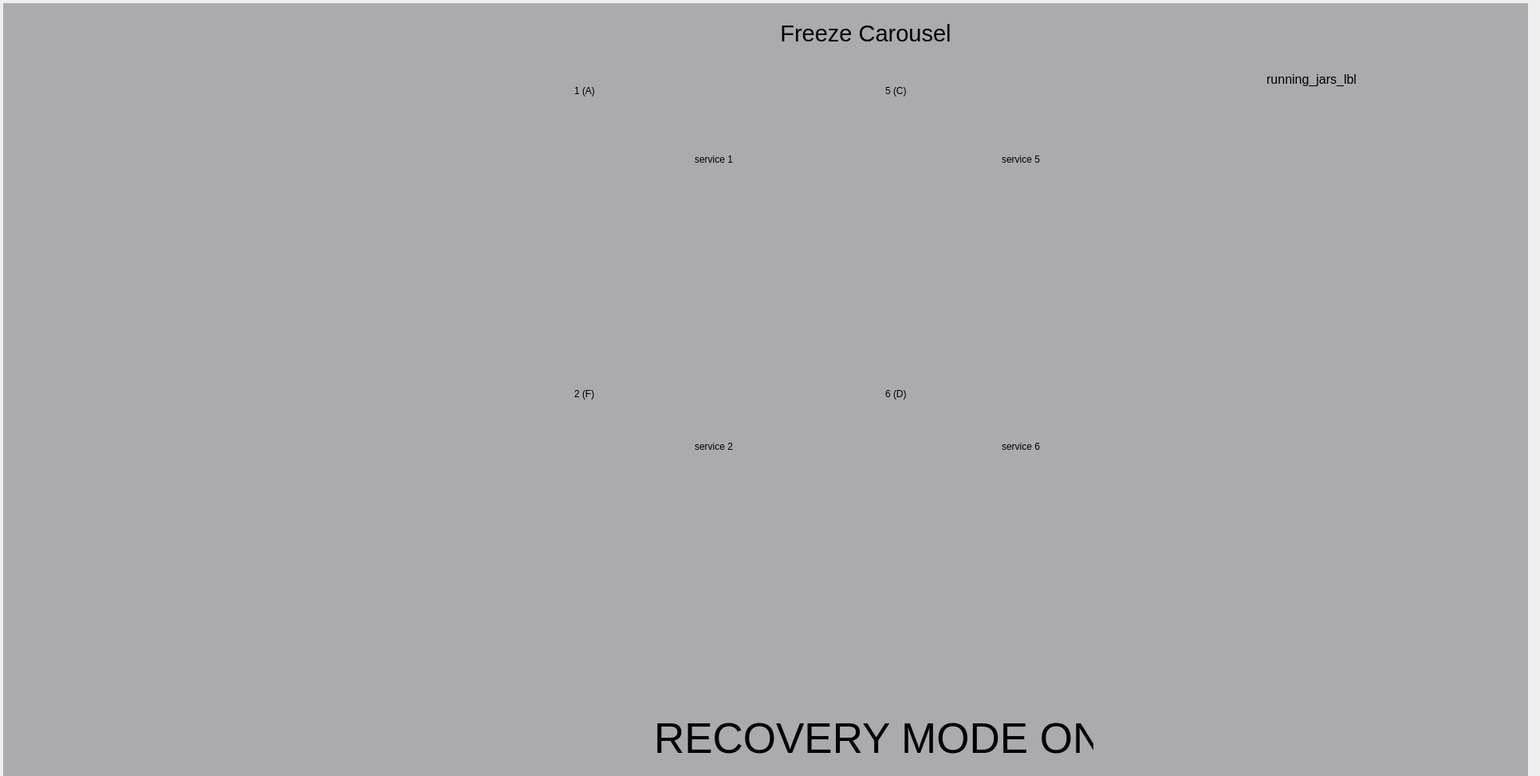
<?xml version="1.0" encoding="UTF-8"?>
<ui version="4.0">
 <class>home_frame</class>
 <widget class="QFrame" name="home_frame">
  <property name="geometry">
   <rect>
    <x>0</x>
    <y>0</y>
    <width>1931</width>
    <height>973</height>
   </rect>
  </property>
  <property name="windowTitle">
   <string>HomeFrame</string>
  </property>
  <widget class="QPushButton" name="service_1_btn">
   <property name="geometry">
    <rect>
     <x>730</x>
     <y>170</y>
     <width>330</width>
     <height>60</height>
    </rect>
   </property>
   <property name="text">
    <string>service 1</string>
   </property>
   <property name="flat">
    <bool>true</bool>
   </property>
   <attribute name="buttonGroup">
    <string notr="true">service_btn_group</string>
   </attribute>
  </widget>
  <widget class="QPushButton" name="service_6_btn">
   <property name="geometry">
    <rect>
     <x>1115</x>
     <y>530</y>
     <width>330</width>
     <height>60</height>
    </rect>
   </property>
   <property name="text">
    <string>service 6</string>
   </property>
   <property name="flat">
    <bool>true</bool>
   </property>
   <attribute name="buttonGroup">
    <string notr="true">service_btn_group</string>
   </attribute>
  </widget>
  <widget class="QPushButton" name="service_2_btn">
   <property name="geometry">
    <rect>
     <x>730</x>
     <y>530</y>
     <width>330</width>
     <height>60</height>
    </rect>
   </property>
   <property name="text">
    <string>service 2</string>
   </property>
   <property name="flat">
    <bool>true</bool>
   </property>
   <attribute name="buttonGroup">
    <string notr="true">service_btn_group</string>
   </attribute>
  </widget>
  <widget class="QPushButton" name="service_5_btn">
   <property name="geometry">
    <rect>
     <x>1115</x>
     <y>170</y>
     <width>330</width>
     <height>60</height>
    </rect>
   </property>
   <property name="text">
    <string>service 5</string>
   </property>
   <property name="flat">
    <bool>true</bool>
   </property>
   <attribute name="buttonGroup">
    <string notr="true">service_btn_group</string>
   </attribute>
  </widget>
  <widget class="QPushButton" name="service_0_btn">
   <property name="geometry">
    <rect>
     <x>490</x>
     <y>170</y>
     <width>171</width>
     <height>81</height>
    </rect>
   </property>
   <property name="autoFillBackground">
    <bool>false</bool>
   </property>
   <property name="styleSheet">
    <string notr="true">background:#EEEEFF</string>
   </property>
   <property name="text">
    <string/>
   </property>
   <property name="icon">
    <iconset>
     <normaloff>../images/alfa_logo.png</normaloff>../images/alfa_logo.png</iconset>
   </property>
   <property name="iconSize">
    <size>
     <width>160</width>
     <height>68</height>
    </size>
   </property>
   <property name="flat">
    <bool>true</bool>
   </property>
   <attribute name="buttonGroup">
    <string notr="true">service_btn_group</string>
   </attribute>
  </widget>
  <widget class="QLabel" name="sinottico">
   <property name="geometry">
    <rect>
     <x>4</x>
     <y>4</y>
     <width>1912</width>
     <height>972</height>
    </rect>
   </property>
   <property name="styleSheet">
    <string notr="true">background:#AAAAAF</string>
   </property>
   <property name="text">
    <string/>
   </property>
   <property name="pixmap">
    <pixmap>../images/sinottico_4.png</pixmap>
   </property>
   <property name="scaledContents">
    <bool>true</bool>
   </property>
  </widget>
  <widget class="QPushButton" name="feed_jar_btn">
   <property name="geometry">
    <rect>
     <x>270</x>
     <y>350</y>
     <width>141</width>
     <height>91</height>
    </rect>
   </property>
   <property name="text">
    <string/>
   </property>
   <property name="icon">
    <iconset>
     <normaloff>../images/arrow-green.png</normaloff>../images/arrow-green.png</iconset>
   </property>
   <property name="iconSize">
    <size>
     <width>120</width>
     <height>60</height>
    </size>
   </property>
   <property name="flat">
    <bool>true</bool>
   </property>
   <attribute name="buttonGroup">
    <string notr="true">action_btn_group</string>
   </attribute>
  </widget>
  <widget class="QPushButton" name="deliver_jar_btn">
   <property name="geometry">
    <rect>
     <x>190</x>
     <y>460</y>
     <width>171</width>
     <height>91</height>
    </rect>
   </property>
   <property name="text">
    <string/>
   </property>
   <property name="icon">
    <iconset>
     <normaloff>../images/arrow-red.png</normaloff>../images/arrow-red.png</iconset>
   </property>
   <property name="iconSize">
    <size>
     <width>120</width>
     <height>60</height>
    </size>
   </property>
   <property name="flat">
    <bool>true</bool>
   </property>
   <attribute name="buttonGroup">
    <string notr="true">action_btn_group</string>
   </attribute>
  </widget>
  <widget class="QPushButton" name="action_01_btn">
   <property name="geometry">
    <rect>
     <x>470</x>
     <y>390</y>
     <width>71</width>
     <height>61</height>
    </rect>
   </property>
   <property name="text">
    <string/>
   </property>
   <property name="icon">
    <iconset>
     <normaloff>../images/settings.png</normaloff>../images/settings.png</iconset>
   </property>
   <property name="iconSize">
    <size>
     <width>50</width>
     <height>50</height>
    </size>
   </property>
   <property name="flat">
    <bool>true</bool>
   </property>
   <attribute name="buttonGroup">
    <string notr="true">action_btn_group</string>
   </attribute>
  </widget>
  <widget class="QPushButton" name="action_02_btn">
   <property name="geometry">
    <rect>
     <x>760</x>
     <y>390</y>
     <width>71</width>
     <height>61</height>
    </rect>
   </property>
   <property name="text">
    <string/>
   </property>
   <property name="icon">
    <iconset>
     <normaloff>../images/settings.png</normaloff>../images/settings.png</iconset>
   </property>
   <property name="iconSize">
    <size>
     <width>50</width>
     <height>50</height>
    </size>
   </property>
   <property name="flat">
    <bool>true</bool>
   </property>
   <attribute name="buttonGroup">
    <string notr="true">action_btn_group</string>
   </attribute>
  </widget>
  <widget class="QPushButton" name="action_04_btn">
   <property name="geometry">
    <rect>
     <x>1145</x>
     <y>390</y>
     <width>71</width>
     <height>61</height>
    </rect>
   </property>
   <property name="text">
    <string/>
   </property>
   <property name="icon">
    <iconset>
     <normaloff>../images/settings.png</normaloff>../images/settings.png</iconset>
   </property>
   <property name="iconSize">
    <size>
     <width>50</width>
     <height>50</height>
    </size>
   </property>
   <property name="flat">
    <bool>true</bool>
   </property>
   <attribute name="buttonGroup">
    <string notr="true">action_btn_group</string>
   </attribute>
  </widget>
  <widget class="QPushButton" name="action_08_btn">
   <property name="geometry">
    <rect>
     <x>760</x>
     <y>760</y>
     <width>71</width>
     <height>61</height>
    </rect>
   </property>
   <property name="text">
    <string/>
   </property>
   <property name="icon">
    <iconset>
     <normaloff>../images/settings.png</normaloff>../images/settings.png</iconset>
   </property>
   <property name="iconSize">
    <size>
     <width>50</width>
     <height>50</height>
    </size>
   </property>
   <property name="flat">
    <bool>true</bool>
   </property>
   <attribute name="buttonGroup">
    <string notr="true">action_btn_group</string>
   </attribute>
  </widget>
  <widget class="QPushButton" name="action_06_btn">
   <property name="geometry">
    <rect>
     <x>1145</x>
     <y>760</y>
     <width>71</width>
     <height>61</height>
    </rect>
   </property>
   <property name="text">
    <string/>
   </property>
   <property name="icon">
    <iconset>
     <normaloff>../images/settings.png</normaloff>../images/settings.png</iconset>
   </property>
   <property name="iconSize">
    <size>
     <width>50</width>
     <height>50</height>
    </size>
   </property>
   <property name="flat">
    <bool>true</bool>
   </property>
   <attribute name="buttonGroup">
    <string notr="true">action_btn_group</string>
   </attribute>
  </widget>
  <widget class="QPushButton" name="action_05_btn">
   <property name="geometry">
    <rect>
     <x>1510</x>
     <y>580</y>
     <width>71</width>
     <height>61</height>
    </rect>
   </property>
   <property name="text">
    <string/>
   </property>
   <property name="icon">
    <iconset>
     <normaloff>../images/settings.png</normaloff>../images/settings.png</iconset>
   </property>
   <property name="iconSize">
    <size>
     <width>50</width>
     <height>50</height>
    </size>
   </property>
   <property name="flat">
    <bool>true</bool>
   </property>
   <attribute name="buttonGroup">
    <string notr="true">action_btn_group</string>
   </attribute>
  </widget>
  <widget class="QPushButton" name="action_09_btn">
   <property name="geometry">
    <rect>
     <x>610</x>
     <y>600</y>
     <width>71</width>
     <height>61</height>
    </rect>
   </property>
   <property name="text">
    <string/>
   </property>
   <property name="icon">
    <iconset>
     <normaloff>../images/settings.png</normaloff>../images/settings.png</iconset>
   </property>
   <property name="iconSize">
    <size>
     <width>50</width>
     <height>50</height>
    </size>
   </property>
   <property name="flat">
    <bool>true</bool>
   </property>
   <attribute name="buttonGroup">
    <string notr="true">action_btn_group</string>
   </attribute>
  </widget>
  <widget class="QPushButton" name="action_10_btn">
   <property name="geometry">
    <rect>
     <x>400</x>
     <y>490</y>
     <width>71</width>
     <height>61</height>
    </rect>
   </property>
   <property name="text">
    <string/>
   </property>
   <property name="icon">
    <iconset>
     <normaloff>../images/settings.png</normaloff>../images/settings.png</iconset>
   </property>
   <property name="iconSize">
    <size>
     <width>50</width>
     <height>50</height>
    </size>
   </property>
   <property name="flat">
    <bool>true</bool>
   </property>
   <attribute name="buttonGroup">
    <string notr="true">action_btn_group</string>
   </attribute>
  </widget>
  <widget class="QLabel" name="refill_1_lbl">
   <property name="geometry">
    <rect>
     <x>730</x>
     <y>240</y>
     <width>56</width>
     <height>56</height>
    </rect>
   </property>
   <property name="styleSheet">
    <string notr="true">color:#000000;
</string>
   </property>
   <property name="text">
    <string/>
   </property>
   <property name="pixmap">
    <pixmap>../images/tank_gray.png</pixmap>
   </property>
   <property name="scaledContents">
    <bool>true</bool>
   </property>
   <property name="iconSize" stdset="0">
    <size>
     <width>68</width>
     <height>68</height>
    </size>
   </property>
  </widget>
  <widget class="QLabel" name="refill_5_lbl">
   <property name="geometry">
    <rect>
     <x>1115</x>
     <y>240</y>
     <width>56</width>
     <height>56</height>
    </rect>
   </property>
   <property name="styleSheet">
    <string notr="true">color:#000000;
</string>
   </property>
   <property name="text">
    <string/>
   </property>
   <property name="pixmap">
    <pixmap>../images/tank_gray.png</pixmap>
   </property>
   <property name="scaledContents">
    <bool>true</bool>
   </property>
   <property name="iconSize" stdset="0">
    <size>
     <width>68</width>
     <height>68</height>
    </size>
   </property>
  </widget>
  <widget class="QLabel" name="refill_2_lbl">
   <property name="geometry">
    <rect>
     <x>730</x>
     <y>600</y>
     <width>56</width>
     <height>56</height>
    </rect>
   </property>
   <property name="styleSheet">
    <string notr="true">color:#000000;
</string>
   </property>
   <property name="text">
    <string/>
   </property>
   <property name="pixmap">
    <pixmap>../images/tank_gray.png</pixmap>
   </property>
   <property name="scaledContents">
    <bool>true</bool>
   </property>
   <property name="iconSize" stdset="0">
    <size>
     <width>68</width>
     <height>68</height>
    </size>
   </property>
  </widget>
  <widget class="QLabel" name="refill_6_lbl">
   <property name="geometry">
    <rect>
     <x>1114</x>
     <y>600</y>
     <width>56</width>
     <height>56</height>
    </rect>
   </property>
   <property name="styleSheet">
    <string notr="true">color:#000000;
</string>
   </property>
   <property name="text">
    <string/>
   </property>
   <property name="pixmap">
    <pixmap>../images/tank_gray.png</pixmap>
   </property>
   <property name="scaledContents">
    <bool>true</bool>
   </property>
   <property name="iconSize" stdset="0">
    <size>
     <width>68</width>
     <height>68</height>
    </size>
   </property>
  </widget>
  <widget class="QLabel" name="reserve_1_label">
   <property name="geometry">
    <rect>
     <x>989</x>
     <y>240</y>
     <width>56</width>
     <height>100</height>
    </rect>
   </property>
   <property name="text">
    <string/>
   </property>
   <property name="pixmap">
    <pixmap>../images/Riserva.gif</pixmap>
   </property>
   <property name="scaledContents">
    <bool>true</bool>
   </property>
  </widget>
  <widget class="QLabel" name="reserve_5_label">
   <property name="geometry">
    <rect>
     <x>1375</x>
     <y>240</y>
     <width>56</width>
     <height>100</height>
    </rect>
   </property>
   <property name="text">
    <string/>
   </property>
   <property name="pixmap">
    <pixmap>../images/Riserva.gif</pixmap>
   </property>
   <property name="scaledContents">
    <bool>true</bool>
   </property>
  </widget>
  <widget class="QLabel" name="reserve_2_label">
   <property name="geometry">
    <rect>
     <x>990</x>
     <y>600</y>
     <width>56</width>
     <height>100</height>
    </rect>
   </property>
   <property name="text">
    <string/>
   </property>
   <property name="pixmap">
    <pixmap>../images/Riserva.gif</pixmap>
   </property>
   <property name="scaledContents">
    <bool>true</bool>
   </property>
  </widget>
  <widget class="QLabel" name="reserve_6_label">
   <property name="geometry">
    <rect>
     <x>1375</x>
     <y>600</y>
     <width>56</width>
     <height>100</height>
    </rect>
   </property>
   <property name="text">
    <string/>
   </property>
   <property name="pixmap">
    <pixmap>../images/Riserva.gif</pixmap>
   </property>
   <property name="scaledContents">
    <bool>true</bool>
   </property>
  </widget>
  <widget class="QPushButton" name="freeze_carousel_btn">
   <property name="geometry">
    <rect>
     <x>850</x>
     <y>8</y>
     <width>471</width>
     <height>68</height>
    </rect>
   </property>
   <property name="font">
    <font>
     <pointsize>22</pointsize>
    </font>
   </property>
   <property name="text">
    <string>Freeze Carousel</string>
   </property>
   <property name="iconSize">
    <size>
     <width>72</width>
     <height>72</height>
    </size>
   </property>
   <property name="flat">
    <bool>true</bool>
   </property>
   <attribute name="buttonGroup">
    <string notr="true">action_btn_group</string>
   </attribute>
  </widget>
  <widget class="QLabel" name="STEP_11_label">
   <property name="geometry">
    <rect>
     <x>610</x>
     <y>470</y>
     <width>85</width>
     <height>85</height>
    </rect>
   </property>
   <property name="scaledContents">
    <bool>true</bool>
   </property>
   <property name="alignment">
    <set>Qt::AlignCenter</set>
   </property>
  </widget>
  <widget class="QLabel" name="STEP_07_label">
   <property name="geometry">
    <rect>
     <x>1245</x>
     <y>745</y>
     <width>85</width>
     <height>85</height>
    </rect>
   </property>
   <property name="font">
    <font>
     <pointsize>10</pointsize>
    </font>
   </property>
   <property name="scaledContents">
    <bool>true</bool>
   </property>
   <property name="alignment">
    <set>Qt::AlignCenter</set>
   </property>
  </widget>
  <widget class="QLabel" name="STEP_09_label">
   <property name="geometry">
    <rect>
     <x>855</x>
     <y>745</y>
     <width>85</width>
     <height>85</height>
    </rect>
   </property>
   <property name="font">
    <font>
     <pointsize>10</pointsize>
    </font>
   </property>
   <property name="scaledContents">
    <bool>true</bool>
   </property>
   <property name="alignment">
    <set>Qt::AlignCenter</set>
   </property>
  </widget>
  <widget class="QLabel" name="STEP_01_label">
   <property name="geometry">
    <rect>
     <x>610</x>
     <y>370</y>
     <width>85</width>
     <height>85</height>
    </rect>
   </property>
   <property name="scaledContents">
    <bool>true</bool>
   </property>
   <property name="alignment">
    <set>Qt::AlignCenter</set>
   </property>
  </widget>
  <widget class="QLabel" name="STEP_06_label">
   <property name="geometry">
    <rect>
     <x>1500</x>
     <y>740</y>
     <width>85</width>
     <height>85</height>
    </rect>
   </property>
   <property name="scaledContents">
    <bool>true</bool>
   </property>
   <property name="alignment">
    <set>Qt::AlignCenter</set>
   </property>
  </widget>
  <widget class="QLabel" name="STEP_10_label">
   <property name="geometry">
    <rect>
     <x>610</x>
     <y>740</y>
     <width>85</width>
     <height>85</height>
    </rect>
   </property>
   <property name="scaledContents">
    <bool>true</bool>
   </property>
   <property name="alignment">
    <set>Qt::AlignCenter</set>
   </property>
  </widget>
  <widget class="QLabel" name="STEP_12_label">
   <property name="geometry">
    <rect>
     <x>480</x>
     <y>470</y>
     <width>85</width>
     <height>85</height>
    </rect>
   </property>
   <property name="scaledContents">
    <bool>true</bool>
   </property>
   <property name="alignment">
    <set>Qt::AlignCenter</set>
   </property>
  </widget>
  <widget class="QLabel" name="STEP_05_label">
   <property name="geometry">
    <rect>
     <x>1500</x>
     <y>380</y>
     <width>85</width>
     <height>85</height>
    </rect>
   </property>
   <property name="scaledContents">
    <bool>true</bool>
   </property>
   <property name="alignment">
    <set>Qt::AlignCenter</set>
   </property>
  </widget>
  <widget class="QLabel" name="STEP_04_label">
   <property name="geometry">
    <rect>
     <x>1245</x>
     <y>370</y>
     <width>85</width>
     <height>85</height>
    </rect>
   </property>
   <property name="font">
    <font>
     <pointsize>10</pointsize>
    </font>
   </property>
   <property name="scaledContents">
    <bool>true</bool>
   </property>
   <property name="alignment">
    <set>Qt::AlignCenter</set>
   </property>
  </widget>
  <widget class="QLabel" name="STEP_02_label">
   <property name="geometry">
    <rect>
     <x>855</x>
     <y>370</y>
     <width>85</width>
     <height>85</height>
    </rect>
   </property>
   <property name="font">
    <font>
     <pointsize>10</pointsize>
    </font>
   </property>
   <property name="scaledContents">
    <bool>true</bool>
   </property>
   <property name="alignment">
    <set>Qt::AlignCenter</set>
   </property>
  </widget>
  <widget class="QLabel" name="container_presence_1_label">
   <property name="geometry">
    <rect>
     <x>890</x>
     <y>355</y>
     <width>24</width>
     <height>24</height>
    </rect>
   </property>
   <property name="text">
    <string/>
   </property>
   <property name="scaledContents">
    <bool>true</bool>
   </property>
  </widget>
  <widget class="QLabel" name="container_presence_5_label">
   <property name="geometry">
    <rect>
     <x>1280</x>
     <y>355</y>
     <width>24</width>
     <height>24</height>
    </rect>
   </property>
   <property name="text">
    <string/>
   </property>
   <property name="scaledContents">
    <bool>true</bool>
   </property>
  </widget>
  <widget class="QLabel" name="container_presence_6_label">
   <property name="geometry">
    <rect>
     <x>1280</x>
     <y>730</y>
     <width>24</width>
     <height>24</height>
    </rect>
   </property>
   <property name="text">
    <string/>
   </property>
   <property name="scaledContents">
    <bool>true</bool>
   </property>
  </widget>
  <widget class="QLabel" name="container_presence_2_label">
   <property name="geometry">
    <rect>
     <x>890</x>
     <y>730</y>
     <width>24</width>
     <height>24</height>
    </rect>
   </property>
   <property name="text">
    <string/>
   </property>
   <property name="scaledContents">
    <bool>true</bool>
   </property>
  </widget>
  <widget class="QLabel" name="load_lifter_up_label">
   <property name="geometry">
    <rect>
     <x>1600</x>
     <y>440</y>
     <width>24</width>
     <height>24</height>
    </rect>
   </property>
   <property name="text">
    <string/>
   </property>
   <property name="scaledContents">
    <bool>true</bool>
   </property>
  </widget>
  <widget class="QLabel" name="load_lifter_down_label">
   <property name="geometry">
    <rect>
     <x>1600</x>
     <y>820</y>
     <width>24</width>
     <height>24</height>
    </rect>
   </property>
   <property name="text">
    <string/>
   </property>
   <property name="scaledContents">
    <bool>true</bool>
   </property>
  </widget>
  <widget class="QLabel" name="unload_lifter_down_label">
   <property name="geometry">
    <rect>
     <x>580</x>
     <y>820</y>
     <width>24</width>
     <height>24</height>
    </rect>
   </property>
   <property name="text">
    <string/>
   </property>
   <property name="scaledContents">
    <bool>true</bool>
   </property>
  </widget>
  <widget class="QLabel" name="unload_lifter_up_label">
   <property name="geometry">
    <rect>
     <x>580</x>
     <y>550</y>
     <width>24</width>
     <height>24</height>
    </rect>
   </property>
   <property name="text">
    <string/>
   </property>
   <property name="scaledContents">
    <bool>true</bool>
   </property>
  </widget>
  <widget class="QLabel" name="running_jars_lbl">
   <property name="geometry">
    <rect>
     <x>1520</x>
     <y>90</y>
     <width>181</width>
     <height>201</height>
    </rect>
   </property>
   <property name="font">
    <font>
     <pointsize>12</pointsize>
    </font>
   </property>
   <property name="autoFillBackground">
    <bool>false</bool>
   </property>
   <property name="text">
    <string>running_jars_lbl</string>
   </property>
   <property name="alignment">
    <set>Qt::AlignRight|Qt::AlignTop|Qt::AlignTrailing</set>
   </property>
   <property name="wordWrap">
    <bool>true</bool>
   </property>
  </widget>
  <widget class="QLabel" name="head_id_1_lbl">
   <property name="geometry">
    <rect>
     <x>720</x>
     <y>90</y>
     <width>120</width>
     <height>48</height>
    </rect>
   </property>
   <property name="styleSheet">
    <string notr="true">color:#000000;
</string>
   </property>
   <property name="text">
    <string>1 (A)</string>
   </property>
   <property name="scaledContents">
    <bool>true</bool>
   </property>
   <property name="iconSize" stdset="0">
    <size>
     <width>68</width>
     <height>68</height>
    </size>
   </property>
  </widget>
  <widget class="QLabel" name="head_id_5_lbl">
   <property name="geometry">
    <rect>
     <x>1110</x>
     <y>90</y>
     <width>120</width>
     <height>48</height>
    </rect>
   </property>
   <property name="styleSheet">
    <string notr="true">color:#000000;
</string>
   </property>
   <property name="text">
    <string>5 (C)</string>
   </property>
   <property name="scaledContents">
    <bool>true</bool>
   </property>
   <property name="iconSize" stdset="0">
    <size>
     <width>68</width>
     <height>68</height>
    </size>
   </property>
  </widget>
  <widget class="QLabel" name="head_id_6_lbl">
   <property name="geometry">
    <rect>
     <x>1110</x>
     <y>470</y>
     <width>120</width>
     <height>48</height>
    </rect>
   </property>
   <property name="styleSheet">
    <string notr="true">color:#000000;
</string>
   </property>
   <property name="text">
    <string>6 (D)</string>
   </property>
   <property name="scaledContents">
    <bool>true</bool>
   </property>
   <property name="iconSize" stdset="0">
    <size>
     <width>68</width>
     <height>68</height>
    </size>
   </property>
  </widget>
  <widget class="QLabel" name="head_id_2_lbl">
   <property name="geometry">
    <rect>
     <x>720</x>
     <y>470</y>
     <width>120</width>
     <height>48</height>
    </rect>
   </property>
   <property name="styleSheet">
    <string notr="true">color:#000000;
</string>
   </property>
   <property name="text">
    <string>2 (F)</string>
   </property>
   <property name="scaledContents">
    <bool>true</bool>
   </property>
   <property name="iconSize" stdset="0">
    <size>
     <width>68</width>
     <height>68</height>
    </size>
   </property>
  </widget>
  <widget class="QLabel" name="expiry_1_label">
   <property name="geometry">
    <rect>
     <x>880</x>
     <y>240</y>
     <width>56</width>
     <height>100</height>
    </rect>
   </property>
   <property name="text">
    <string/>
   </property>
   <property name="pixmap">
    <pixmap>../images/Riserva.gif</pixmap>
   </property>
   <property name="scaledContents">
    <bool>true</bool>
   </property>
  </widget>
  <widget class="QLabel" name="expiry_2_label">
   <property name="geometry">
    <rect>
     <x>880</x>
     <y>600</y>
     <width>56</width>
     <height>100</height>
    </rect>
   </property>
   <property name="text">
    <string/>
   </property>
   <property name="pixmap">
    <pixmap>../images/Riserva.gif</pixmap>
   </property>
   <property name="scaledContents">
    <bool>true</bool>
   </property>
  </widget>
  <widget class="QLabel" name="expiry_6_label">
   <property name="geometry">
    <rect>
     <x>1280</x>
     <y>600</y>
     <width>56</width>
     <height>100</height>
    </rect>
   </property>
   <property name="text">
    <string/>
   </property>
   <property name="pixmap">
    <pixmap>../images/Riserva.gif</pixmap>
   </property>
   <property name="scaledContents">
    <bool>true</bool>
   </property>
  </widget>
  <widget class="QLabel" name="expiry_5_label">
   <property name="geometry">
    <rect>
     <x>1280</x>
     <y>240</y>
     <width>56</width>
     <height>100</height>
    </rect>
   </property>
   <property name="text">
    <string/>
   </property>
   <property name="pixmap">
    <pixmap>../images/Riserva.gif</pixmap>
   </property>
   <property name="scaledContents">
    <bool>true</bool>
   </property>
  </widget>
  <widget class="QLabel" name="lbl_recovery">
   <property name="enabled">
    <bool>true</bool>
   </property>
   <property name="geometry">
    <rect>
     <x>820</x>
     <y>900</y>
     <width>551</width>
     <height>51</height>
    </rect>
   </property>
   <property name="font">
    <font>
     <pointsize>40</pointsize>
    </font>
   </property>
   <property name="text">
    <string>RECOVERY MODE ON</string>
   </property>
  </widget>
  <widget class="QPushButton" name="recovery_btn">
   <property name="geometry">
    <rect>
     <x>270</x>
     <y>260</y>
     <width>141</width>
     <height>91</height>
    </rect>
   </property>
   <property name="text">
    <string/>
   </property>
   <property name="icon">
    <iconset>
     <normaloff>../images/recovery.png</normaloff>../images/recovery.png</iconset>
   </property>
   <property name="iconSize">
    <size>
     <width>145</width>
     <height>85</height>
    </size>
   </property>
   <property name="flat">
    <bool>true</bool>
   </property>
   <attribute name="buttonGroup">
    <string notr="true">action_btn_group</string>
   </attribute>
  </widget>
  <zorder>sinottico</zorder>
  <zorder>service_1_btn</zorder>
  <zorder>service_6_btn</zorder>
  <zorder>service_2_btn</zorder>
  <zorder>service_5_btn</zorder>
  <zorder>service_0_btn</zorder>
  <zorder>feed_jar_btn</zorder>
  <zorder>deliver_jar_btn</zorder>
  <zorder>action_01_btn</zorder>
  <zorder>action_02_btn</zorder>
  <zorder>action_04_btn</zorder>
  <zorder>action_08_btn</zorder>
  <zorder>action_06_btn</zorder>
  <zorder>action_05_btn</zorder>
  <zorder>action_09_btn</zorder>
  <zorder>action_10_btn</zorder>
  <zorder>reserve_1_label</zorder>
  <zorder>reserve_5_label</zorder>
  <zorder>reserve_2_label</zorder>
  <zorder>reserve_6_label</zorder>
  <zorder>freeze_carousel_btn</zorder>
  <zorder>STEP_07_label</zorder>
  <zorder>STEP_04_label</zorder>
  <zorder>STEP_05_label</zorder>
  <zorder>STEP_06_label</zorder>
  <zorder>STEP_10_label</zorder>
  <zorder>STEP_02_label</zorder>
  <zorder>STEP_09_label</zorder>
  <zorder>STEP_01_label</zorder>
  <zorder>STEP_11_label</zorder>
  <zorder>STEP_12_label</zorder>
  <zorder>container_presence_1_label</zorder>
  <zorder>container_presence_5_label</zorder>
  <zorder>container_presence_6_label</zorder>
  <zorder>container_presence_2_label</zorder>
  <zorder>load_lifter_up_label</zorder>
  <zorder>load_lifter_down_label</zorder>
  <zorder>unload_lifter_down_label</zorder>
  <zorder>unload_lifter_up_label</zorder>
  <zorder>refill_6_lbl</zorder>
  <zorder>refill_1_lbl</zorder>
  <zorder>refill_2_lbl</zorder>
  <zorder>refill_5_lbl</zorder>
  <zorder>running_jars_lbl</zorder>
  <zorder>head_id_1_lbl</zorder>
  <zorder>head_id_5_lbl</zorder>
  <zorder>head_id_6_lbl</zorder>
  <zorder>head_id_2_lbl</zorder>
  <zorder>expiry_1_label</zorder>
  <zorder>expiry_2_label</zorder>
  <zorder>expiry_6_label</zorder>
  <zorder>expiry_5_label</zorder>
  <zorder>lbl_recovery</zorder>
  <zorder>recovery_btn</zorder>
 </widget>
 <resources/>
 <connections/>
 <buttongroups>
  <buttongroup name="action_btn_group"/>
  <buttongroup name="service_btn_group"/>
 </buttongroups>
</ui>
